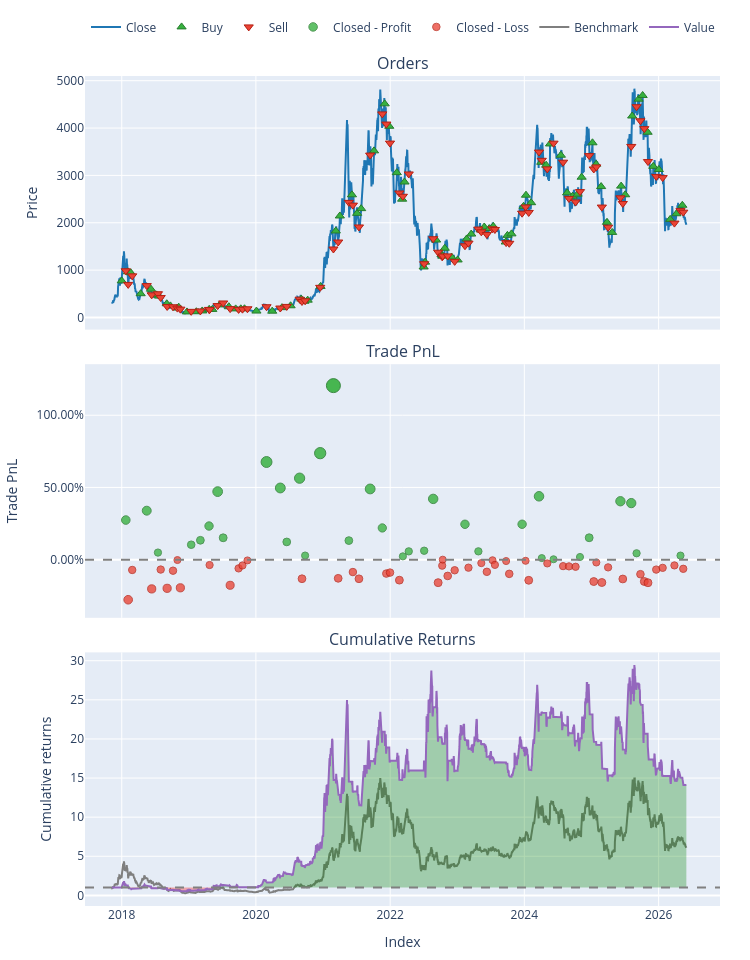

Notebook cell for this chart:
### Code cell
pf[(10, 20, "ETH-USD")].plot().show()
